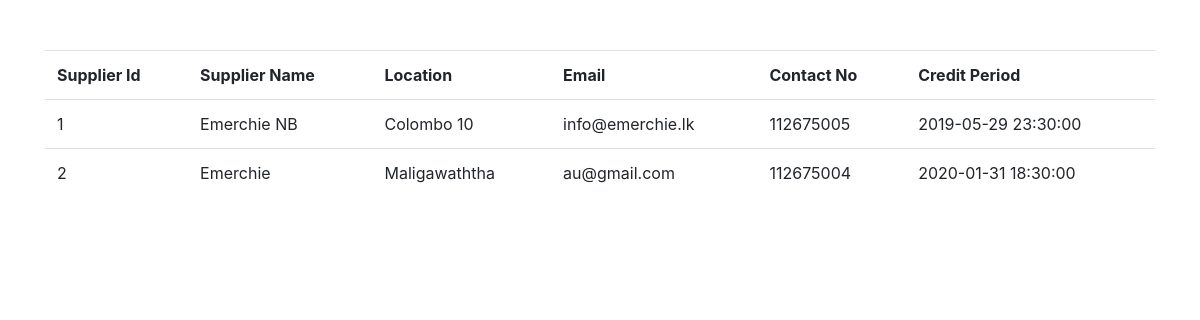
Before: /php/viewSupplier.php with the older database file.
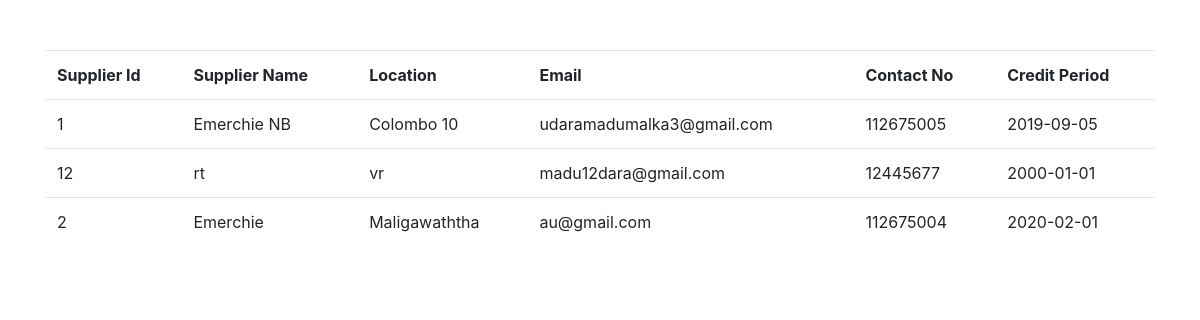
After: the same page with the newer database file.
### tables this page shows
CREATE TABLE `supplier` (
  `supplier_id` varchar(11) NOT NULL,
  `supplier_name` varchar(50) NOT NULL,
  `location` varchar(50) NOT NULL,
  `email` varchar(50) NOT NULL,
  `contact_no` int(10) NOT NULL,
  `credit_period_allowed` date NOT NULL
);

### php/viewSupplier.php (the view, shortened to what this page needs)
<?php require_once('include/connection.php'); ?>
<!DOCTYPE html>
<html>
<head>
	<link rel="stylesheet" href="https://stackpath.bootstrapcdn.com/bootstrap/4.3.1/css/bootstrap.min.css">
</head>
<body>
	<div class="container" style="margin-top: 50px;">
		<table class="table table-hover">
		<tr>
			<th>Supplier Id</th>
			<th>Supplier Name</th>
			<th>Location</th>
			<th>Email</th>
			<th>Contact No</th>
			<th>Credit Period</th>
		</tr>
		<?php
		$sql = "SELECT * FROM supplier";
		$result = mysqli_query($con,$sql);
		if ($result -> num_rows > 0) {
			while ($row = $result -> fetch_assoc()) {
				echo "
			<tr>
				<td>".$row['supplier_id']."</td>
				<td>".$row['supplier_name']."</td>
				<td>".$row['location']."</td>
				<td>".$row['email']."</td>
				<td>".$row['contact_no']."</td>
				<td>".$row['credit_period_allowed']."</td>
			</tr>
			";
			}
		echo "</table";
		}
		else{
			echo "0 result";
		}
		?>
	</table>
	</div>
</body>
</html>

Changed rows visible on the page:
changed supplier "Emerchie NB": email "info@emerchie.lk" → "udaramadumalka3@gmail.com"; credit_period_allowed "2019-05-29 23:30:00" → "2019-09-05"
added supplier: supplier_id "12", supplier_name "rt", location "vr", email "madu12dara@gmail.com", contact_no "12445677", credit_period_allowed "2000-01-01"
changed supplier "Emerchie": credit_period_allowed "2020-01-31 18:30:00" → "2020-02-01"
